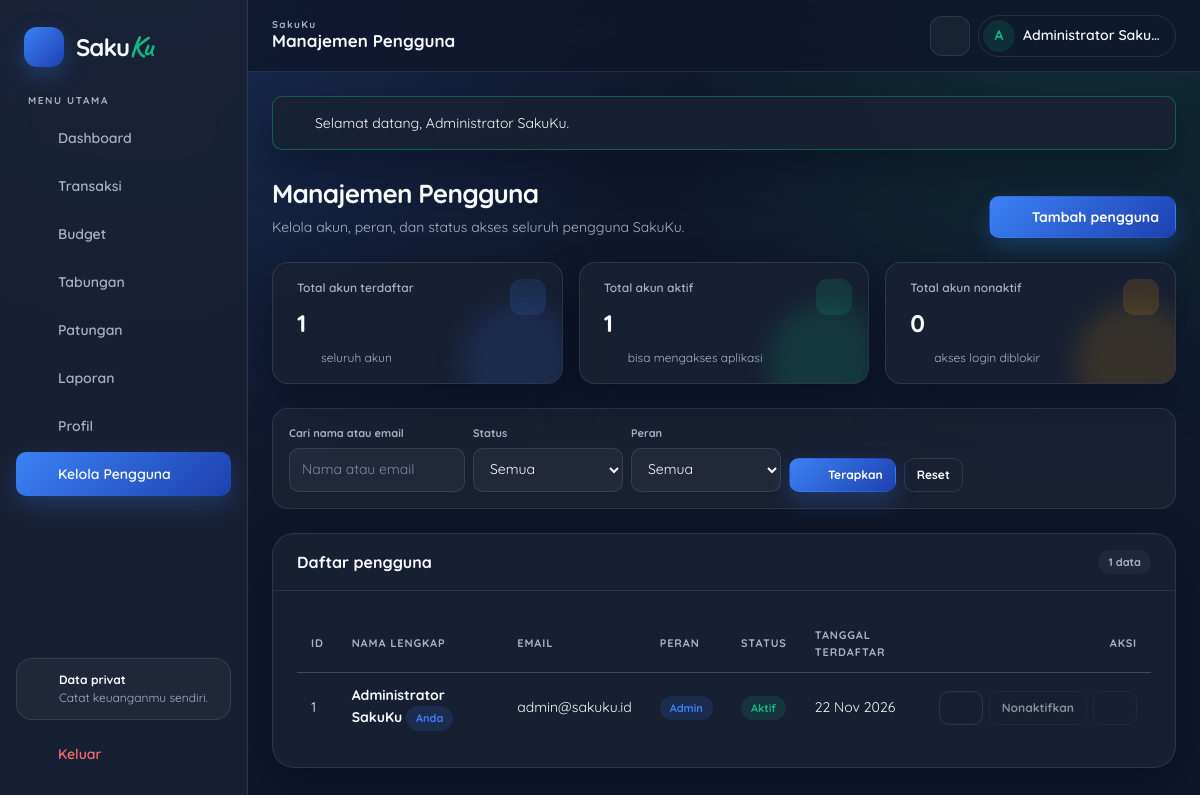
/pages/admin_users.php (signed in), run on the app's committed database.
### tables this page shows
CREATE TABLE users (
  id INT UNSIGNED NOT NULL AUTO_INCREMENT,
  name VARCHAR(100) NOT NULL,
  email VARCHAR(100) NOT NULL,
  password_hash VARCHAR(255) NOT NULL,
  role ENUM('admin', 'user') NOT NULL DEFAULT 'user',
  status ENUM('active', 'inactive') NOT NULL DEFAULT 'active',
  security_question VARCHAR(255) NOT NULL,
  security_answer_hash VARCHAR(255) NOT NULL,
  session_version INT UNSIGNED NOT NULL DEFAULT 1,
  created_at TIMESTAMP NOT NULL DEFAULT CURRENT_TIMESTAMP,
  PRIMARY KEY (id),
  UNIQUE KEY uq_users_email (email)
);

### includes/auth_check.php (called while the page is built, shortened)
<?php
$stmt = $pdo->prepare('SELECT id, name, email, role, status, session_version FROM users WHERE id = :id LIMIT 1');
$stmt->execute([':id' => $_SESSION['user_id']]);
$currentUser = $stmt->fetch();

### pages/admin_users.php (the view, shortened to what this page needs)
<?php
require_once __DIR__ . '/../includes/bootstrap.php';
require_once __DIR__ . '/../includes/auth_check.php';
require_once __DIR__ . '/../includes/admin_check.php';
require_once __DIR__ . '/../includes/navbar.php';
$stmt = $pdo->query(
    'SELECT COUNT(*) AS total,
            COALESCE(SUM(status = \'active\'), 0) AS active,
            COALESCE(SUM(status = \'inactive\'), 0) AS inactive
     FROM users'
);
$stats = $stmt->fetch();
$search = trim((string) ($_GET['q'] ?? ''));
$statusFilter = (string) ($_GET['status'] ?? 'all');
$roleFilter = (string) ($_GET['role'] ?? 'all');
$where = ['1 = 1'];
$params = [];
$stmt = $pdo->prepare(
    'SELECT id, name, email, role, status, created_at
     FROM users
     WHERE ' . implode(' AND ', $where) . '
     ORDER BY id DESC'
);
$stmt->execute($params);
$users = $stmt->fetchAll();
$selfId = (int) $currentUser['id'];
render_header('Manajemen Pengguna', 'admin_users');
?>
<div class="page-head">
  <div>
    <h1>Manajemen Pengguna</h1>
    <p>Kelola akun, peran, dan status akses seluruh pengguna SakuKu.</p>
  </div>
  <button class="btn btn-primary" type="button" data-modal-open="admin-create-user">
    <?= icon('plus') ?> Tambah pengguna
  </button>
</div>
<div class="grid grid-3">
  <div class="stat-card">
    <p class="stat-label">Total akun terdaftar</p>
    <p class="stat-value"><?= e((int) $stats['total']) ?></p>
    <div class="stat-meta"><?= icon('users') ?> seluruh akun</div>
    <span class="stat-icon"><?= icon('users') ?></span>
  </div>
  <div class="stat-card stat-income">
    <p class="stat-label">Total akun aktif</p>
    <p class="stat-value"><?= e((int) $stats['active']) ?></p>
    <div class="stat-meta"><?= icon('check') ?> bisa mengakses aplikasi</div>
    <span class="stat-icon"><?= icon('check') ?></span>
  </div>
  <div class="stat-card stat-saving">
    <p class="stat-label">Total akun nonaktif</p>
    <p class="stat-value"><?= e((int) $stats['inactive']) ?></p>
    <div class="stat-meta"><?= icon('lock') ?> akses login diblokir</div>
    <span class="stat-icon"><?= icon('lock') ?></span>
  </div>
</div>
<form class="filter-bar" method="get" action="<?= e(url('pages/admin_users.php')) ?>">
  <div class="field">
    <label for="admin-search">Cari nama atau email</label>
    <input id="admin-search" name="q" type="search" value="<?= e($search) ?>" placeholder="Nama atau email">
  </div>
  <div class="field">
    <label for="admin-status">Status</label>
    <select id="admin-status" name="status">
      <option value="all" <?= $statusFilter === 'all' ? 'selected' : '' ?>>Semua</option>
    </select>
  </div>
  <div class="field">
    <label for="admin-role">Peran</label>
    <select id="admin-role" name="role">
      <option value="all" <?= $roleFilter === 'all' ? 'selected' : '' ?>>Semua</option>
    </select>
  </div>
  <button class="btn btn-sm btn-primary" type="submit"><?= icon('search') ?> Terapkan</button>
  <a class="btn btn-sm btn-ghost" href="<?= e(url('pages/admin_users.php')) ?>">Reset</a>
</form>
<div class="card">
  <div class="card-header">
    <h2>Daftar pengguna</h2>
    <span class="badge"><?= count($users) ?> data</span>
  </div>
  <div class="card-body">
    <?php if ($users === []): ?>
      <div class="empty-state">
        <?= icon('users') ?>
        <strong>Belum ada pengguna</strong>
        <span>Ubah filter atau tambahkan akun baru.</span>
      </div>
    <?php else: ?>
      <div class="table-wrap">
        <table>
          <thead>
            <tr>
              <th>ID</th>
              <th>Nama Lengkap</th>
              <th>Email</th>
              <th>Peran</th>
              <th>Status</th>
              <th>Tanggal Terdaftar</th>
              <th class="num">Aksi</th>
            </tr>
          </thead>
          <tbody>
            <?php foreach ($users as $user): ?>
              <?php $isSelf = (int) $user['id'] === $selfId; ?>
              <tr>
                <td><?= e((int) $user['id']) ?></td>
                <td>
                  <strong><?= e($user['name']) ?></strong>
                  <?php if ($isSelf): ?><span class="badge badge-info">Anda</span><?php endif; ?>
                </td>
                <td><?= e($user['email']) ?></td>
                <td>
                  <?php if (($user['role'] ?? 'user') === 'admin'): ?>
                    <span class="badge badge-info">Admin</span>
                  <?php else: ?>
                    <span class="badge">User</span>
                  <?php endif; ?>
                </td>
                <td>
                  <?php if (($user['status'] ?? 'active') === 'active'): ?>
                    <span class="badge badge-success">Aktif</span>
                  <?php else: ?>
                    <span class="badge badge-warning">Nonaktif</span>
                  <?php endif; ?>
                </td>
                <td><?= e(date('d M Y', strtotime((string) $user['created_at']))) ?></td>
                <td>
                  <div class="row-actions">
                    <button
                      class="btn btn-sm btn-ghost"
                      type="button"
                      data-modal-open="admin-edit-user"
                      data-user-id="<?= e((int) $user['id']) ?>"
                      data-user-name="<?= e($user['name']) ?>"
                      data-user-email="<?= e($user['email']) ?>"
                      data-user-role="<?= e($user['role']) ?>"
                      aria-label="Edit <?= e($user['name']) ?>"
                    ><?= icon('edit') ?></button>
                    <form method="post" action="<?= e(url('process/admin_user_process.php')) ?>">
                      <button
                        class="btn btn-sm btn-ghost"
                        type="submit"
                        <?= $isSelf ? 'disabled title="Tidak bisa menonaktifkan akun sendiri"' : '' ?>
                      ><?= ($user['status'] ?? 'active') === 'active' ? 'Nonaktifkan' : 'Aktifkan' ?></button>
                    </form>
                    <button
                      class="btn btn-sm btn-ghost"
                      type="button"
                      data-modal-open="admin-delete-user"
                      data-delete-id="<?= e((int) $user['id']) ?>"
                      data-delete-name="<?= e($user['name']) ?>"
                      <?= $isSelf ? 'disabled title="Tidak bisa menghapus akun sendiri"' : '' ?>
                      aria-label="Hapus <?= e($user['name']) ?>"
                    ><?= icon('trash') ?></button>
                  </div>
                </td>
              </tr>
            <?php endforeach; ?>
          </tbody>
        </table>
      </div>
    <?php endif; ?>
  </div>
</div>
<?php render_footer(); ?>

### includes/navbar.php (shortened to what this page needs)
<?php
function nav_items(): array
{
    $items = [
        ['dashboard',   'Dashboard',   'pages/dashboard.php',   'dashboard'],
        ['transactions','Transaksi',   'pages/transactions.php','list'],
        ['budgets',     'Budget',      'pages/budgets.php',     'target'],
        ['savings',     'Tabungan',    'pages/savings.php',     'wallet'],
        ['groups',      'Patungan',    'pages/groups.php',      'users'],
        ['reports',     'Laporan',     'pages/reports.php',     'chart'],
        ['profile',     'Profil',      'pages/profile.php',     'user'],
    ];
    if (($_SESSION['role'] ?? '') === 'admin') {
        $items[] = ['admin_users', 'Kelola Pengguna', 'pages/admin_users.php', 'shield'];
    }
    return $items;
}
function render_header(string $title, string $active = '', bool $withCharts = false): void
{
    $user = $GLOBALS['currentUser'] ?? ['name' => 'Pengguna'];
    $messages = pull_flash();
    ?>
<!doctype html>
<html lang="id" data-theme="dark">
<head>
  <link rel="stylesheet" href="<?= e(url('assets/css/style.css')) ?>">
</head>
<body>
  <div class="app-shell">
    <aside class="sidebar" id="sidebar" aria-label="Navigasi utama">
      <a class="brand" href="<?= e(url('pages/dashboard.php')) ?>">
        <span class="brand-mark" aria-hidden="true"><?= icon('wallet') ?></span>
        <span class="brand-text">Saku<span>Ku</span></span>
      </a>
      <p class="sidebar-caption">MENU UTAMA</p>
      <nav class="nav-list">
        <?php foreach (nav_items() as [$key, $label, $path, $iconName]): ?>
          <a class="nav-link <?= $active === $key ? 'is-active' : '' ?>" href="<?= e(url($path)) ?>">
            <?= icon($iconName) ?><span><?= e($label) ?></span>
          </a>
        <?php endforeach; ?>
      </nav>
      <div class="sidebar-foot">
        <div class="sidebar-tip">
          <?= icon('shield') ?>
          <div><strong>Data privat</strong><br><span>Catat keuanganmu sendiri.</span></div>
        </div>
        <form class="logout-form" method="post" action="<?= e(url('process/auth_process.php')) ?>">
          <button class="nav-link nav-logout" type="submit">
            <?= icon('logout') ?><span>Keluar</span>
          </button>
        </form>
      </div>
    </aside>
    <div class="main-column">
      <header class="topbar">
        <div class="topbar-title">
          <span class="topbar-eyebrow">SakuKu</span>
          <strong><?= e($title) ?></strong>
        </div>
        <div class="topbar-actions">
          <button class="icon-button" type="button" data-theme-toggle aria-label="Ganti tema terang atau gelap">
            <?= icon('sun', 'icon-sun') ?><?= icon('moon', 'icon-moon') ?>
          </button>
          <a class="user-chip" href="<?= e(url('pages/profile.php')) ?>">
            <span class="avatar" aria-hidden="true"><?= e(mb_substr((string) $user['name'], 0, 1)) ?></span>
            <span class="user-name"><?= e($user['name']) ?></span>
          </a>
        </div>
      </header>
      <main class="page-content" id="main-content">
        <?php if ($messages): ?>
          <div class="flash-stack" aria-live="polite">
            <?php foreach ($messages as $message): ?>
              <div class="flash flash-<?= e($message['type']) ?>">
                <?= icon($message['type'] === 'success' ? 'check' : (in_array($message['type'], ['error', 'warning'], true) ? 'alert' : 'info')) ?>
                <span><?= e($message['message']) ?></span>
                <button class="flash-close" type="button" data-flash-close aria-label="Tutup pesan"><?= icon('close') ?></button>
              </div>
            <?php endforeach; ?>
          </div>
        <?php endif; ?>
    <?php
}
function render_footer(): void
{
    ?>
      </main>
    </div>
  </div>
</body>
</html>
    <?php
}

### includes/helpers.php (shortened to what this page needs)
<?php
function e(mixed $value): string
{
    return htmlspecialchars((string) $value, ENT_QUOTES | ENT_SUBSTITUTE, 'UTF-8');
}
function url(string $path = ''): string
{
    return (BASE_URL ?? '') . '/' . ltrim($path, '/');
}
function pull_flash(): array
{
    $messages = $_SESSION['flash'] ?? [];
    return $messages;
}
function icon(string $name, string $class = ''): string
{
    $body = $paths[$name] ?? $paths['circle'];
    $classAttr = $class === '' ? '' : ' ' . e($class);
    return '<svg class="icon' . $classAttr . '" viewBox="0 0 24 24" fill="none" stroke="currentColor" '
        . 'stroke-width="1.8" stroke-linecap="round" stroke-linejoin="round" aria-hidden="true" focusable="false">'
        . $body . '</svg>';
}

### data on the page
users: name "A", name "Administrator Saku…", id "1", name "Administrator SakuKu", shows "Anda", email "admin@sakuku.id", role "Admin", status "Aktif", created_at "22 Nov 2026"

### other printed values
$label "Dashboard"
$label "Transaksi"
$label "Budget"
$label "Tabungan"
$label "Patungan"
$label "Laporan"
$label "Profil"
$label "Kelola Pengguna"
$title "Manajemen Pengguna"
$message['message'] "Selamat datang, Administrator SakuKu."
$stats['total'] "1"
$stats['active'] "1"
$stats['inactive'] "0"
count($users) "1"
